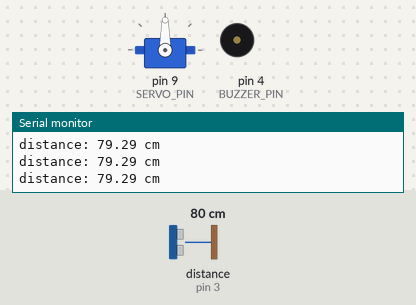
The sketch below on a simulated Arduino Uno, built for the host (arithmetic inside an expression is 32-bit, double 64-bit). Parts: servo, buzzer (waves = sounding, pin HIGH), the last lines printed to the serial monitor. Wiring (inferred from the names in the program): ultrasonic range finder: trigger pin 2; echo pin 3. The test bench sets the inputs (shaded band); at power-on: distance to the obstacle (sensor on pin 3) 80 cm. The echo pulse lasts 58.3 µs per cm; pins used as bus, display or sensor lines are not drawn.

Above: at 1.3 s.
1.4 s: distance to the obstacle (sensor on pin 3) set to 23 cm
2.9 s: distance to the obstacle (sensor on pin 3) set to 18 cm
At 3.8 s:
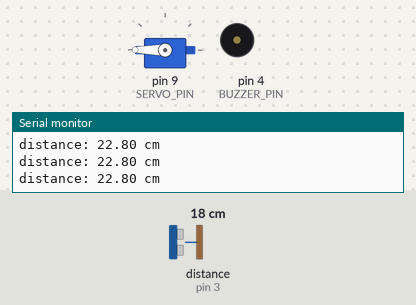
4.5 s: distance to the obstacle (sensor on pin 3) set to 35 cm
At 7.2 s:
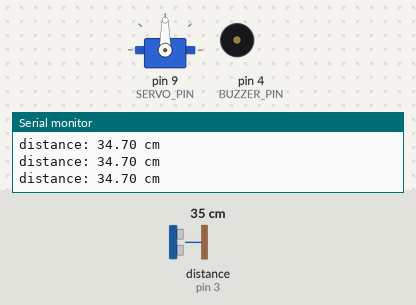
7.5 s: distance to the obstacle (sensor on pin 3) set to 2 cm
At 8.7 s:
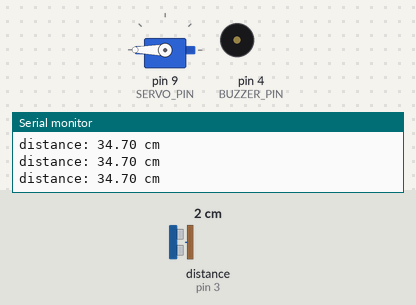
Timing chart, 0 to 10.0 s (numbered marks = the images above; inputs shaded):
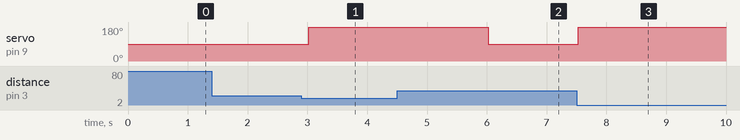

The sketch:

Smart_trashbin_with_assembly.ino
```cpp
#include <Servo.h>

// constants won't change
const int TRIG_PIN  = 2;  // Arduino pin connected to Ultrasonic Sensor's TRIG pin
const int ECHO_PIN  = 3;  // Arduino pin connected to Ultrasonic Sensor's ECHO pin
const int SERVO_PIN = 9; // Arduino pin connected to Servo Motor's pin
const int BUZZER_PIN = 4; // Arduino pin connected to Piezo Buzzer's pin

const int DISTANCE_THRESHOLD = 20; // centimeters
int pos = 0;    // variable to store the servo position

Servo servo; // create servo object to control a servo

// variables will change:
float duration_us, distance_cm;

void inline_assembly_buzzer(uint8_t pin, uint16_t frequency, uint16_t duration) {
  uint16_t delay_count = (1000000 / frequency) / 2;
  uint32_t loop_count = ((uint32_t)duration * 1000) / (delay_count * 2);

  asm volatile(
    "sbi %0, %1 \n\t" // Set buzzer pin to output
    "1: \n\t"
    "cbi %0, %1 \n\t" // Clear buzzer pin
    "rcall delay \n\t"
    "sbi %0, %1 \n\t" // Set buzzer pin
    "rcall delay \n\t"
    "subi %A2, lo8(-1) \n\t"
    "sbci %B2, hi8(-1) \n\t"
    "sbci %C2, hh8(-1) \n\t"
    "sbci %D2, hhh8(-1) \n\t"
    "brne 1b \n\t"
    "rjmp exit \n\t"
    "delay: \n\t"
    "ldi r24, %3 \n\t"
    "ldi r25, %4 \n\t"
    "2: \n\t"
    "sbiw r24, 1 \n\t"
    "brne 2b \n\t"
    "ret \n\t"
    "exit: \n\t"
    : // No output operands
    : "I" (_SFR_IO_ADDR(DDRB)), // DDRB register for pin direction
      "M" (pin - 8), // Buzzer pin number (assuming it's a digital pin on PORTB)
      "r" (loop_count),
      "M" (delay_count & 0xFF),
      "M" ((delay_count >> 8) & 0xFF)
    : "r24", "r25"
  );
}

void setup() {
  Serial.begin (9600);       // initialize serial port
  pinMode(TRIG_PIN, OUTPUT); // set arduino pin to output mode
  pinMode(ECHO_PIN, INPUT);  // set arduino pin to input mode
  pinMode(BUZZER_PIN, OUTPUT); // set arduino pin to output mode

  servo.attach(SERVO_PIN);   // attaches the servo on pin 9 to the servo object
  servo.write(0);
}

void loop() {
  // generate 10-microsecond pulse to TRIG pin
  digitalWrite(TRIG_PIN, HIGH);
  delayMicroseconds(10);
  digitalWrite(TRIG_PIN, LOW);

  // measure duration of pulse from ECHO pin
  duration_us = pulseIn(ECHO_PIN, HIGH);
  // calculate the distance
  distance_cm = 0.017 * duration_us;

  if(distance_cm < DISTANCE_THRESHOLD){
    servo.write(180); // rotate servo motor to 90 degree
    inline_assembly_buzzer(BUZZER_PIN, 5000, 500);
    delay(2500);
  }
  else {
    servo.write(90);  // rotate servo motor to 0 degree
    digitalWrite(BUZZER_PIN, LOW);  // turn off Piezo Buzzer
  }

  // print the value to Serial Monitor
  Serial.print("distance: ");
  Serial.print(distance_cm);
  Serial.println(" cm");

  delay(500);
}
```

Measured:
- the behaviour switches between 21 and 20 cm on distance to the obstacle (sensor on pin 3) (found by bisection; images 0 and 1)
- after the input at 2.9 s, servo on pin 9 (SERVO_PIN): 90° → 180° after 0.12 s
- after the input at 4.5 s, servo on pin 9 (SERVO_PIN): 180° → 90° after 1.5 s
- after the input at 7.5 s, servo on pin 9 (SERVO_PIN): 90° → 180° at once
